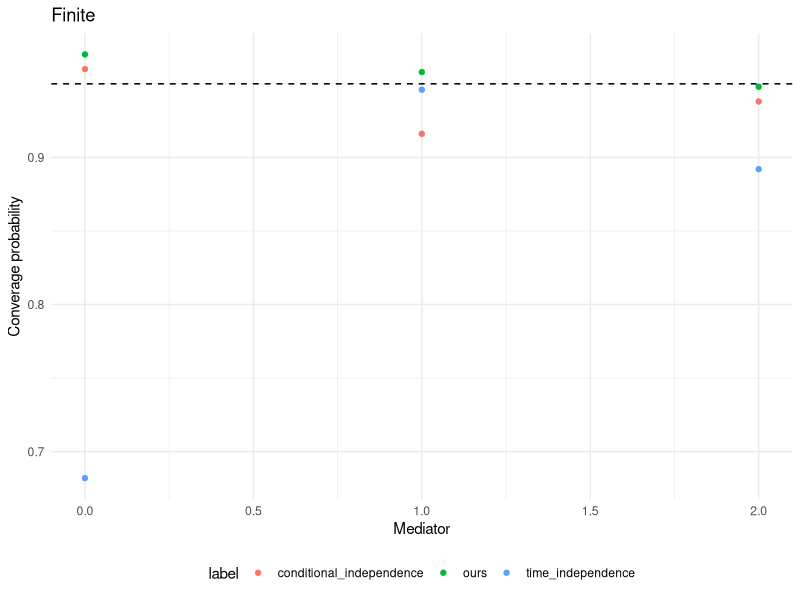
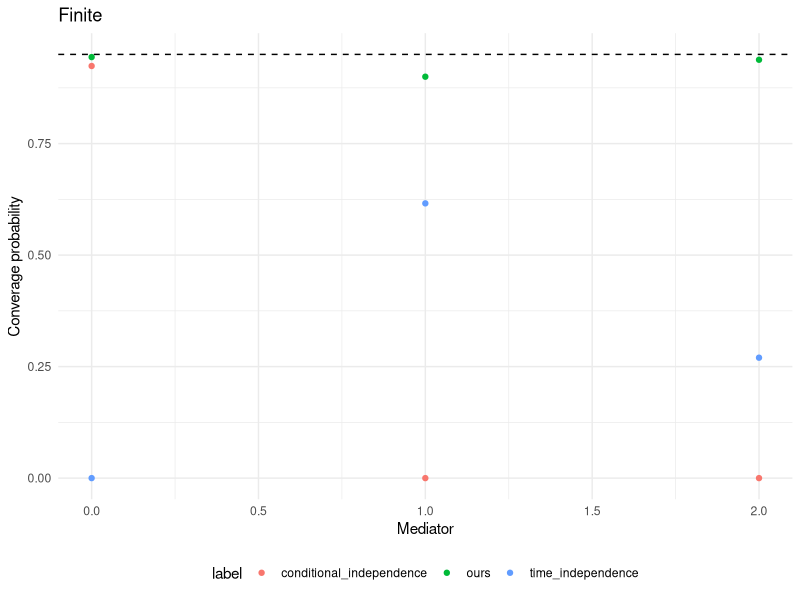
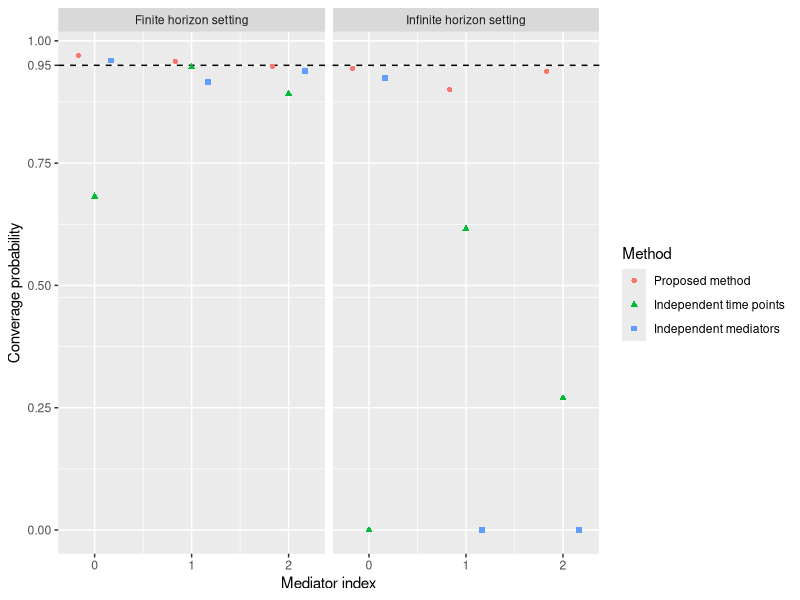

Write R code to recreate these figures, in order.
library(tidyverse)
library(ggplot2)
library(ggpubr)

d0 <- read_csv("./outs/finite_bs_exp6_d3_seed1_240227235021.csv") # finite
d1 <- read_csv("./outs/infinite_bs_exp6_d3_seed1_240304160829.csv") # infinite

################################################################################
# Finite
dat0 <- d0 %>%
    group_by(label,j) %>%
    summarise(est_mean = mean(est),
              bias_mean = mean(est-true),
              cp = mean(covered),
              mean_bstd = mean(bstd),
              ese = sd(est))

p0 <- ggplot(dat0, aes(x=j, y=cp, color = label)) +
  geom_point() +
  theme_minimal() +
  theme(legend.position = "bottom") +
  geom_hline(yintercept = 0.95, linetype="dashed", color = "black") +
  labs(title="Finite", x="Mediator", y="Converage probability")
ggsave(filename="./figures/finite_bootstrap_cp.png",plot=p0,units="cm",width=10,height=9)

################################################################################# 
# Infinite
dat1 <- d1 %>%
    group_by(label,j) %>%
    summarise(est_mean = mean(est),
              bias_mean = mean(est-true),
              cp = mean(covered),
              mean_bstd = mean(bstd),
              ese = sd(est))

p1 <- ggplot(dat1, aes(x=j, y=cp, color = label)) +
  geom_point() +
  theme_minimal() +
  theme(legend.position = "bottom") +
  geom_hline(yintercept = 0.95, linetype="dashed", color = "black") +
  labs(title="Finite", x="Mediator", y="Converage probability")
ggsave(filename="./figures/ininite_bootstrap_cp.png",plot=p1,units="cm",width=10,height=9)

#################################################################################
# Combine plots
dat <- dat0 %>% mutate(setting = "Finite horizon setting") %>% bind_rows(dat1 %>% mutate(setting = "Infinite horizon setting")) %>%
    mutate(Method = case_when(label == "ours" ~ "Proposed method",
                             label == "time_independence" ~ "Independent time points",
                             label == "conditional_independence" ~ "Independent mediators")) %>%
    mutate(Method = factor(Method, levels = c("Proposed method", "Independent time points", "Independent mediators")))
p2 <- dat %>% ggplot(aes(x=j, y=cp, color = Method, shape = Method)) +
  geom_hline(yintercept = 0.95, linetype="dashed", color = "black") +
  geom_point(position = position_dodge(width = 0.5)) +
#   theme_minimal() +
  theme(legend.position = "bottom") +
  scale_x_continuous(breaks = c(0,1,2)) +
  scale_y_continuous(breaks = c(0.95,seq(0,1,0.25))) +
  labs(x="Mediator index", y="Converage probability") + 
  facet_wrap(~setting, nrow = 1) +
  theme(legend.position = "right")
ggsave(filename="./figures/combined_bootstrap_cp.png",plot=p2,units="cm",width=15,height=7)
